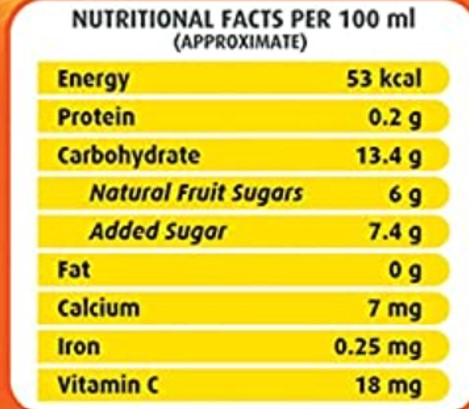
#> input picture sample_images/nf37.jpg, 469 x 409 px
$ python threshExamples.py
#> lines starting #> are read from the running program, lines starting #| are printed output that depends on the picture; after the words box and inside, x2 and y2 are one past the last pixel; in counts of white or black regions, pixels touching at a corner belong together
import cv2
import numpy as np

"""
Simple representation of different types of thresholding
"""
# path to input image is specified and
# image is loaded with imread command
image1 = cv2.imread("./sample_images/nf37.jpg")
#> image1 is the input picture: shape (409, 469, 3); mean B, G, R 90.7, 214.6, 232.6

# cv2.cvtColor is applied over the
# image input with applied parameters
# to convert the image in grayscale
img = cv2.cvtColor(image1, cv2.COLOR_BGR2GRAY)
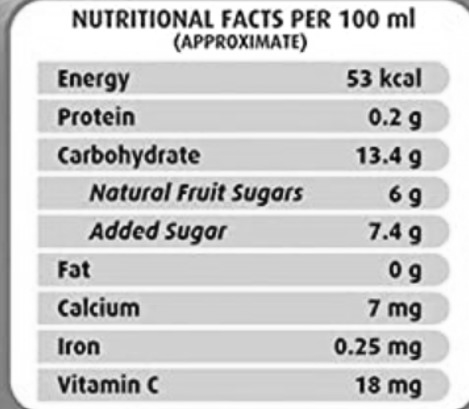
#> img: shape (409, 469); min 0, max 255, mean 205.9

# applying different thresholding
# techniques on the input image
# all pixels value above 120 will
# be set to 255
ret, thresh1 = cv2.threshold(img, 120, 255, cv2.THRESH_BINARY)
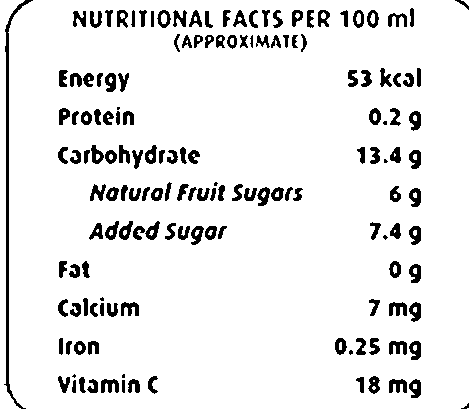
#> thresh1: shape (409, 469); 91.7% white; 156 black regions (9 under 20 px), largest, box (x1, y1, x2, y2) and area: (4, 0, 33, 409) 1292, (389, 379, 407, 393) 177, (389, 302, 407, 316) 175
ret, thresh2 = cv2.threshold(img, 120, 255, cv2.THRESH_BINARY_INV)
ret, thresh3 = cv2.threshold(img, 120, 255, cv2.THRESH_TRUNC)
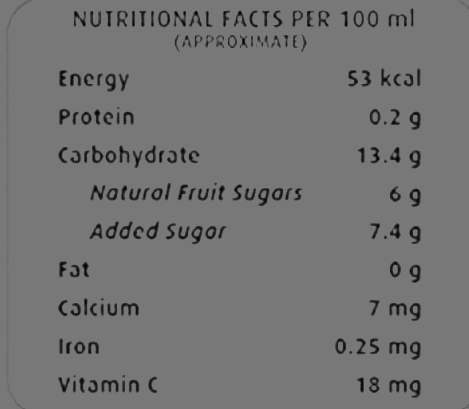
#> thresh3: shape (409, 469); min 0, max 120, mean 115.6
ret, thresh4 = cv2.threshold(img, 120, 255, cv2.THRESH_TOZERO)
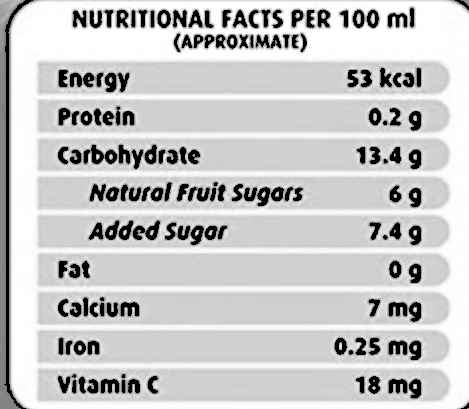
#> thresh4: shape (409, 469); min 0, max 255, mean 200.3
ret, thresh5 = cv2.threshold(img, 120, 255, cv2.THRESH_TOZERO_INV)
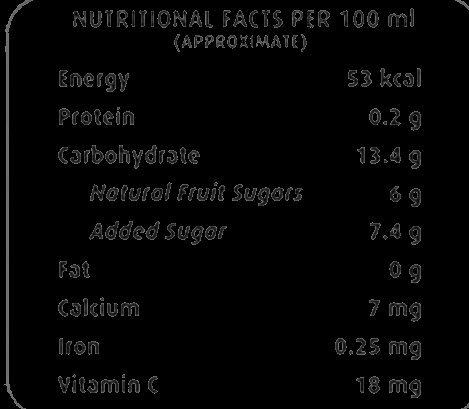
#> thresh5: shape (409, 469); min 0, max 120, mean 5.6
ret, thresh6 = cv2.threshold(img, 0, 255, cv2.THRESH_BINARY + cv2.THRESH_OTSU)
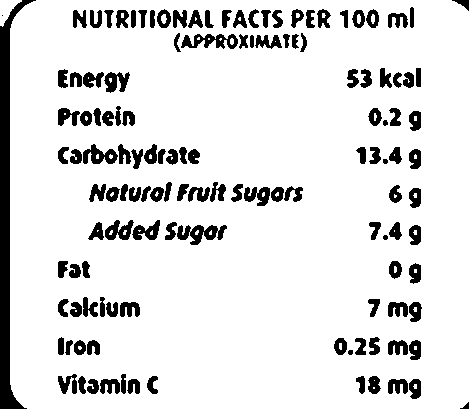
#> thresh6: shape (409, 469); 88% white; 131 black regions (1 under 20 px), largest, box (x1, y1, x2, y2) and area: (0, 0, 36, 409) 4187, (177, 225, 227, 245) 538, (181, 34, 238, 49) 478
#> ret = 154

# the window showing output images
# with the corresponding thresholding
# techniques applied to the input images
cv2.imshow("Binary Threshold", thresh1)
cv2.imshow("Binary Threshold Inverted", thresh2)
cv2.imshow("Truncated Threshold", thresh3)
cv2.imshow("Set to 0", thresh4)
cv2.imshow("Set to 0 Inverted", thresh5)
cv2.imshow("Set to Otsu", thresh6)

cv2.waitKey(0)
cv2.destroyAllWindows()

$ run again, with sample_images/nf105.jpg copied over sample_images/nf37.jpg
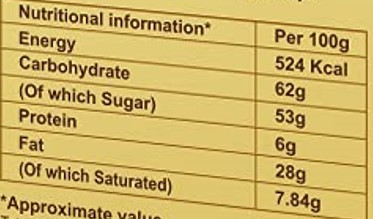
#> input picture sample_images/nf105.jpg, 373 x 219 px
#> image1 is the input picture: shape (219, 373, 3); mean B, G, R 102.3, 180.9, 207.4
#> `ret, thresh1 = cv2.threshold(img, 120, 255, cv2.THRESH_BINARY)`:
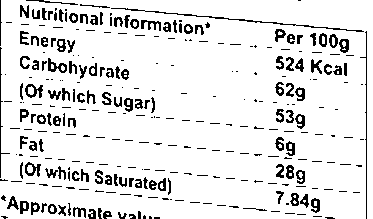
#> thresh1: shape (219, 373); 89.4% white; black in thin lines or dots
#> thresh2: shape (219, 373); 10.6% white in thin lines or dots
#> `ret, thresh6 = cv2.threshold(img, 0, 255, cv2.THRESH_BINARY + cv2.THRE..`:
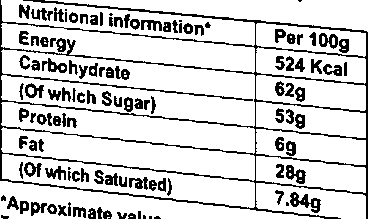
#> thresh6: shape (219, 373); 82.2% white; black in thin lines or dots
#> ret = 149

$ run again, with sample_images/nf131.jpg copied over sample_images/nf37.jpg
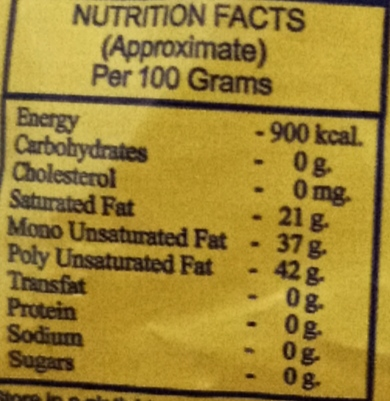
#> input picture sample_images/nf131.jpg, 390 x 401 px
#> image1 is the input picture: shape (401, 390, 3); mean B, G, R 52.9, 133, 159
#> `ret, thresh1 = cv2.threshold(img, 120, 255, cv2.THRESH_BINARY)`:
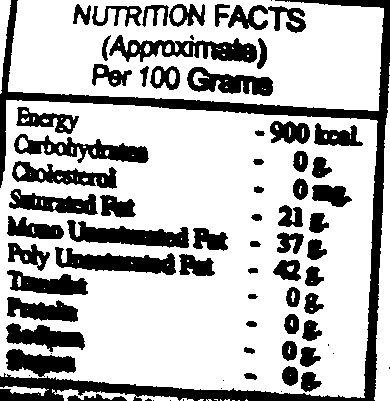
#> thresh1: shape (401, 390); 72.4% white; 74 black regions (14 under 20 px), largest, box (x1, y1, x2, y2) and area: (0, 0, 390, 401) 12252, (109, 35, 257, 63) 1952, (67, 220, 189, 248) 1838
#> `ret, thresh6 = cv2.threshold(img, 0, 255, cv2.THRESH_BINARY + cv2.THRE..`:
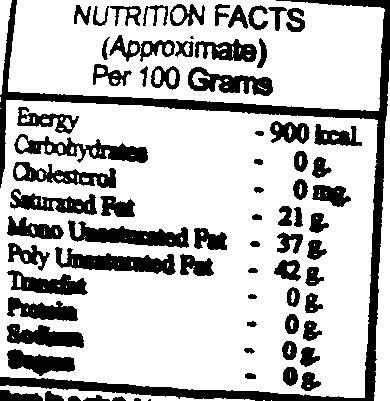
#> thresh6: shape (401, 390); 75.3% white; 74 black regions (3 under 20 px), largest, box (x1, y1, x2, y2) and area: (0, 0, 390, 401) 10707, (68, 220, 189, 248) 1702, (55, 247, 176, 275) 1682
#> ret = 109

$ run again, with sample_images/nf157.jpg copied over sample_images/nf37.jpg
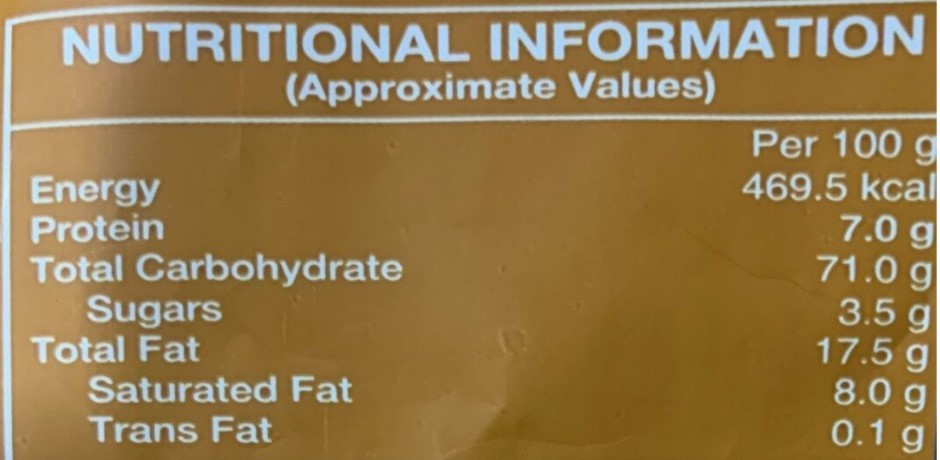
#> input picture sample_images/nf157.jpg, 940 x 460 px
#> image1 is the input picture: shape (460, 940, 3); mean B, G, R 74.5, 120.6, 147.6
#> `ret, thresh1 = cv2.threshold(img, 120, 255, cv2.THRESH_BINARY)`:
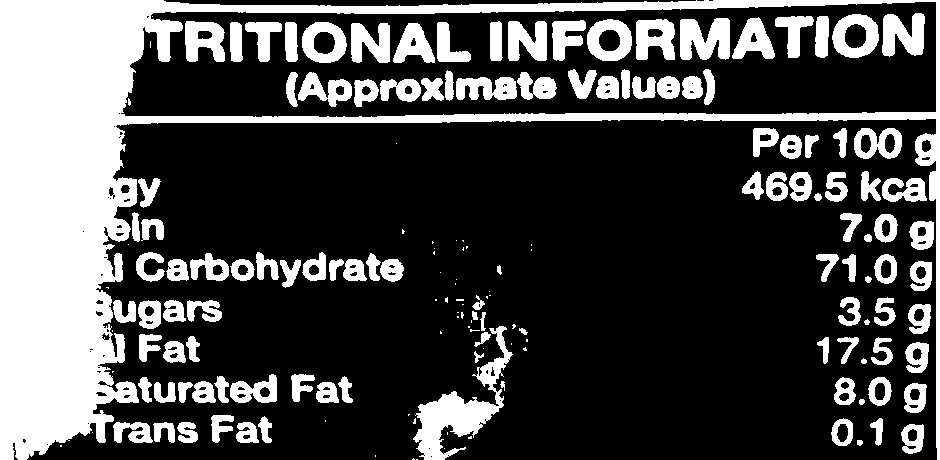
#> thresh1: shape (460, 940); 28.9% white; 169 white regions (51 under 20 px), largest, box (x1, y1, x2, y2) and area: (0, 0, 940, 460) 69793, (413, 326, 513, 460) 3911, (680, 18, 730, 60) 1616
#> `ret, thresh6 = cv2.threshold(img, 0, 255, cv2.THRESH_BINARY + cv2.THRE..`:
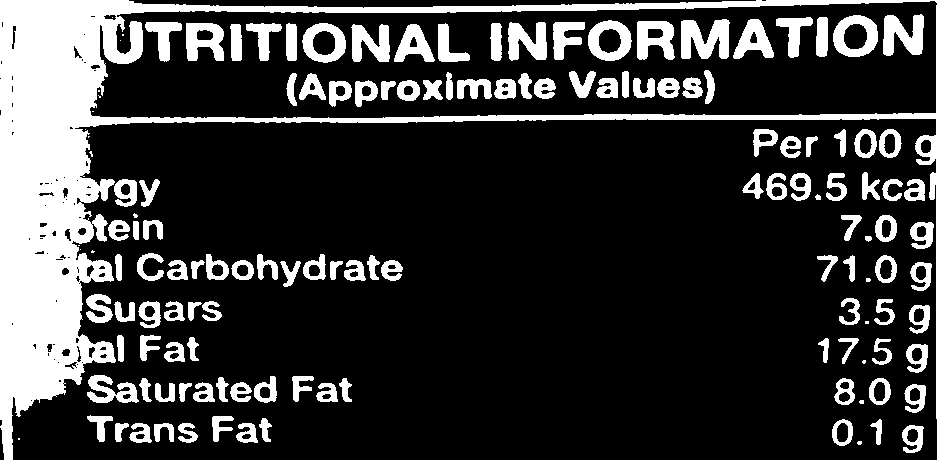
#> thresh6: shape (460, 940); 21.8% white; 142 white regions (20 under 20 px), largest, box (x1, y1, x2, y2) and area: (0, 0, 940, 460) 50651, (681, 19, 730, 59) 1382, (883, 14, 924, 56) 1139
#> ret = 143
